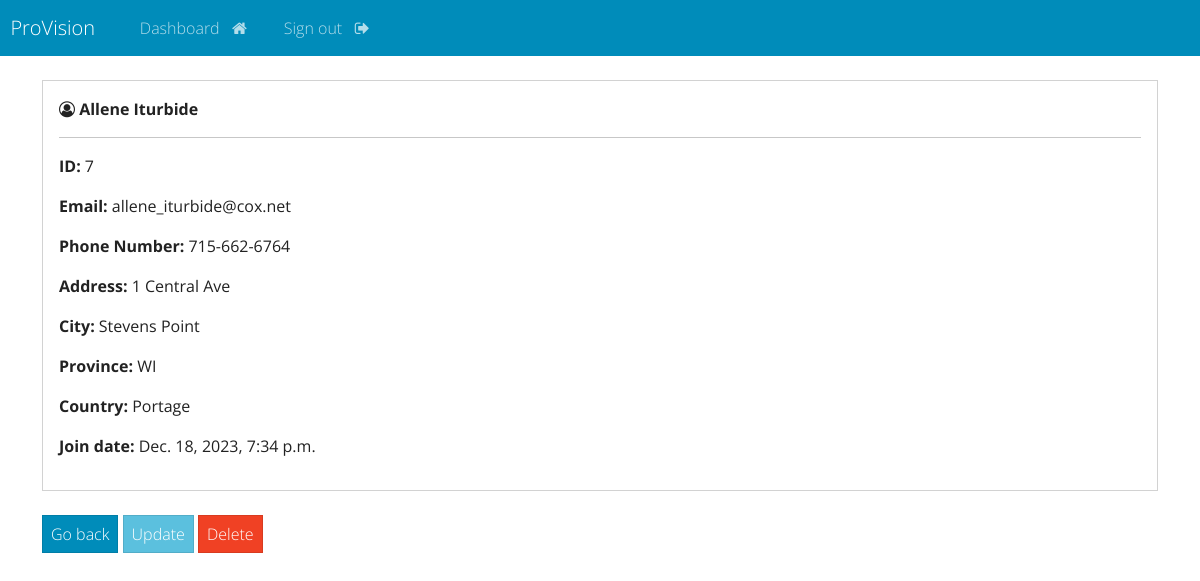
Screenshot of /view-record/7 (signed in) with the database file from the repository.
### webapp/models.py (models this page shows, shortened)
class Record(models.Model):
    creation_date = models.DateTimeField(auto_now_add=True)
    first_name = models.CharField(max_length=100)
    last_name = models.CharField(max_length=100)
    email = models.EmailField(max_length=255)
    phone = models.CharField(max_length=30)
    address = models.CharField(max_length=300)
    city = models.CharField(max_length=100)
    province = models.CharField(max_length=200)
    country = models.CharField(max_length=50)

### webapp/views.py (the view)
# urls.py: path('view-record/<int:pk>',views.view_record,name='view-record'),
@login_required(login_url='my-login')
def view_record(request,pk):
    all_records = Record.objects.get(id=pk)
    context={'record':all_records}
    return render(request,'webapp/view-record.html',context=context)

### webapp/templates/webapp/view-record.html
{% extends 'webapp/base.html'%}
{%block content%}
<div class="card">
    <div class="card-body">
        <p>
            <strong>
                <i class="fa fa-user-circle-o" aria-hidden="true"></i>
                {{record.first_name}}
                {{record.last_name}}
            </strong>
        </p>
        <hr>
        <p><strong> ID: </strong> {{record.id}} </p>
        <p><strong> Email: </strong> {{record.email}} </p>
        <p><strong> Phone Number: </strong> {{record.phone}} </p>
        <p><strong> Address: </strong>{{record.address}}</p>
        <p><strong> City: </strong>{{record.city}}</p>
        <p><strong> Province: </strong>{{record.province}}</p>
        <p><strong> Country: </strong>{{record.country}}</p>
        <p><strong> Join date: </strong>{{record.creation_date}}</p>
    </div>
</div>
<br>
<a href="{% url 'dashboard'  %}" class="btn btn-primary">Go back</a>
<a href="{% url 'update-record' record.id %}" class="btn btn-info">Update</a>
<a href="{% url 'delete-record' record.id %}" class="btn btn-danger">Delete</a>
{% endblock %}

### rows the page displays
Record: first_name "Allene", last_name "Iturbide", id "7", email "allene_iturbide@cox.net", phone "715-662-6764", address "1 Central Ave", city "Stevens Point", province "WI", country "Portage", creation_date "Dec. 18, 2023, 7:34 p.m."
